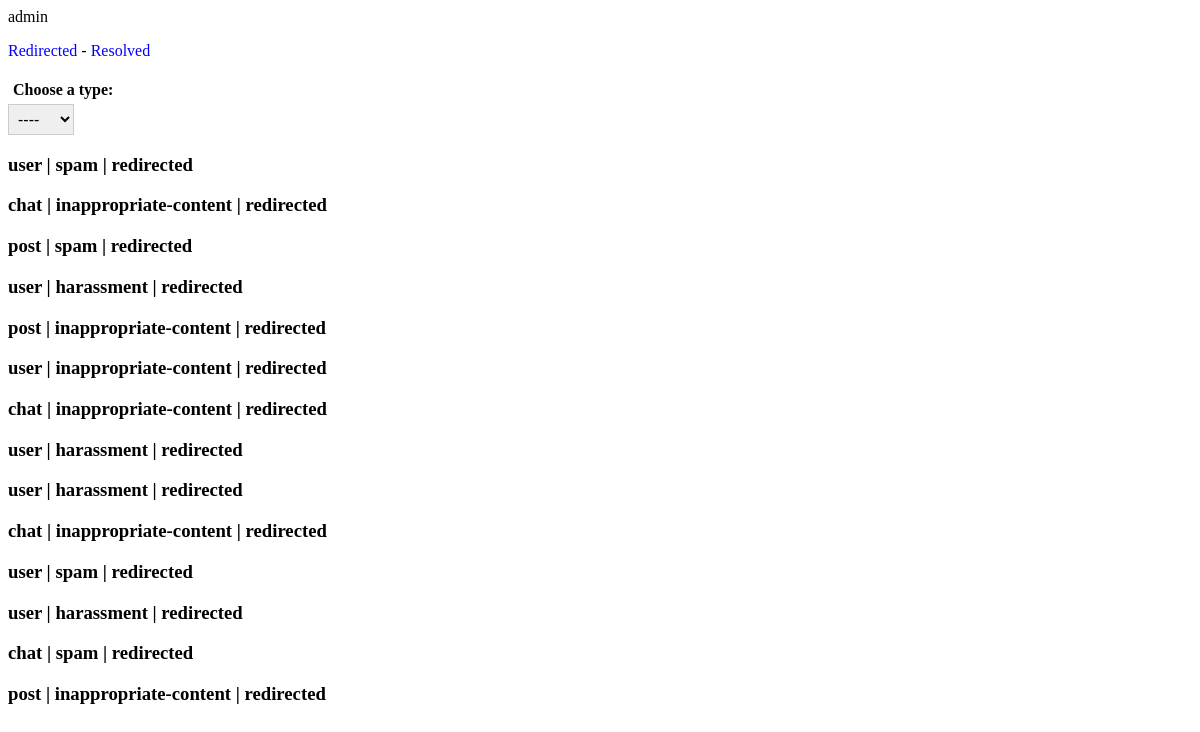
Page /report/ (signed in) on the committed database.
### accounts/models.py (models this page shows, shortened)
class CustomUser(AbstractUser):
    email = models.EmailField(blank=False, null=False, unique=True)
    profile_image = models.ImageField(default='profile_images/default.png', upload_to='profile_images/', blank=True, null=True)
    birth_date = models.DateField(blank=True, null=True)
    phone_number = PhoneNumberField(blank=True, null=True)
    gender = models.CharField(blank=True, null=True, max_length=1, choices=GENDER_CHOICES)
    role = models.CharField(max_length=25, choices=ROLE, default='regular-user')
    is_online = models.BooleanField(default=False)

### report/models.py (models this page shows)
class Report(models.Model):
    reporter = models.ForeignKey(CustomUser, on_delete=models.CASCADE, related_name='reporter')
    type = models.CharField(max_length=25, choices=TYPE)
    category = models.CharField(max_length=25, choices=CATEGORY)
    reported_user = models.ForeignKey(CustomUser, on_delete=models.CASCADE, related_name='reported_user')
    description = models.TextField(null=True, blank=True)
    status = models.CharField(max_length=25, choices=STATUS, default='pending')
    reported_post = models.ForeignKey(Post, on_delete=models.SET_NULL, related_name='reported_post', null=True, blank=True)
    reported_chat = models.ForeignKey(Chat, on_delete=models.PROTECT, related_name='reported_chat', null=True, blank=True)
    moderator = models.ForeignKey(CustomUser, on_delete=models.CASCADE, related_name='moderator', null=True, blank=True)
    moderator_comment = models.TextField(null=True, blank=True)
    created_at = models.DateTimeField(auto_now_add=True)
    updated_at = models.DateTimeField(auto_now=True)
    def __str__(self):
        return f'{self.type} | {self.category} | {self.status}'

### report/views.py (the view)
# urls.py: path('', views.ReportList.as_view(), name='reports'), # '/report/?status=pending&type=user'
class ReportList(LoginRequiredMixin, PermissionRequiredMixin, generic.ListView):
    model = Report
    template_name = 'report/report_list.html'
    context_object_name = 'reports'
    permission_required = 'report.view_report'
    def get_queryset(self):
        user_role = self.request.user.role
        if user_role == 'moderator':
            status = 'pending'
        elif user_role == 'admin':
            status = self.request.GET.get('status')
            if not status:
                status = 'redirected'
        else:
            return redirect(reverse('/'))
        queryset = super().get_queryset()
        type = self.request.GET.get('type')
        if status:
            queryset = queryset.filter(status=status)
        if type:
            queryset = queryset.filter(type=type)
        return queryset

### report/templates/report/report_list.html (shortened to what this page needs)
{% extends 'base.html' %} {% block content %}
<div class="role">{{user.role}}</div>
{% if user.role == 'admin' %}
  <p>
    <a href="/report/?status=redirected">Redirected</a> -
    <a href="/report/?status=resolved">Resolved</a>
  </p>
{% endif %}
<div style="display: flex; flex-direction: column; align-items: flex-start;">
  <label for="reportType" style="font-size: 1rem; padding: 5px; font-weight: 800;">
      Choose a type:
  </label>
  <select name="reportType" id="reportType" onchange="navigate()" style="padding: 5px; font-size: 16px; border: 1px solid #ccc;">
      <option value="" disabled selected>----</option>
  </select>
</div>
{% if reports %}
  {% for report in reports %}
    <h3>
      <a href="/report/{{report.id}}" style="color: black">
        {{report}}
      </a>
    </h3>
  {% endfor %}
{% else %}
<p>No reports added yet.</p>
{% endif %}
{% endblock %}

### static/accounts/style.css (style rules this page uses)
a { color: blue; text-decoration: none; }

### rows in the picture
CustomUser: role "admin"
Report: type+category+status "user | spam | redirected"
Report: type+category+status "chat | inappropriate-content | redirected"
Report: type+category+status "post | spam | redirected"
Report: type+category+status "user | harassment | redirected"
Report: type+category+status "post | inappropriate-content | redirected"
Report: type+category+status "user | inappropriate-content | redirected"
Report: type+category+status "chat | inappropriate-content | redirected"
Report: type+category+status "user | harassment | redirected"
Report: type+category+status "user | harassment | redirected"
Report: type+category+status "chat | inappropriate-content | redirected"
Report: type+category+status "user | spam | redirected"
Report: type+category+status "user | harassment | redirected"
Report: type+category+status "chat | spam | redirected"
Report: type+category+status "post | inappropriate-content | redirected"
